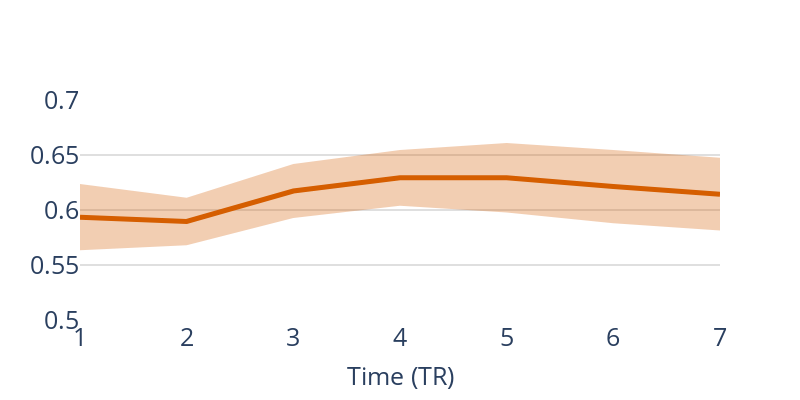

Notebook code cell kept with this figure:
### Code cell
import plotly.io._orca
import retrying
unwrapped = plotly.io._orca.request_image_with_retrying.__wrapped__
wrapped = retrying.retry(wait_random_min=1000)(unwrapped)
plotly.io._orca.request_image_with_retrying = wrapped

perf_type = 'acc'
perf_name = {'acc':'Accuracy', 'prob':'Class Probability'}

models = [('gru', 3, 'GRU')]

ACCs, names = get_ACCs(models, k_class=2, mode='test_mode', perf_type=perf_type)

fig1 = fig2A(ACCs, names, title=f'', x_title='Time (TR)')
fig1.update_layout(yaxis_range=[0.5,0.7], xaxis_range=[1,7], height=400, width=800)
# fig2 = fig2B(ACCs, names, censor_time=60, title=f'{perf_name[perf_type]} Statistics across Time')
fig1.show()
# fig2.show()
fig1.write_image('figures/fig2_emo_r1c1.png')
# fig2.write_image('figures/fig2_r2c1.png')
# fig4.write_image('figures/fig2_r1c2.png')
# fig5.write_image('figures/fig2_r2c2.png')

### Figure 1 — Plotly figure (JSON) as saved in the notebook; plotly's stock layout.template omitted (floating-point values rounded to 4 significant figures)
{"data": [{"legendgroup": "GRU", "line": {"width": 0}, "marker": {"color": "#444"}, "mode": "lines", "name": "GRU", "showlegend": false, "type": "scatter", "x": [1, 2, 3, 4, 5, 6, 7], "xaxis": "x", "y": [0.5634, 0.568, 0.5927, 0.604, 0.5977, 0.588, 0.5813], "yaxis": "y"}, {"fill": "tonexty", "fillcolor": "rgba(213, 94, 0, 0.3)", "legendgroup": "GRU", "line": {"color": "#D55E00", "width": 5}, "mode": "lines", "name": "GRU", "showlegend": false, "type": "scatter", "x": [1, 2, 3, 4, 5, 6, 7], "xaxis": "x", "y": [0.5935, 0.5896, 0.6173, 0.6293, 0.6293, 0.6213, 0.6144], "yaxis": "y"}, {"fill": "tonexty", "fillcolor": "rgba(213, 94, 0, 0.3)", "legendgroup": "GRU", "line": {"width": 0}, "marker": {"color": "#444"}, "mode": "lines", "name": "GRU", "showlegend": false, "type": "scatter", "x": [1, 2, 3, 4, 5, 6, 7], "xaxis": "x", "y": [0.6236, 0.6112, 0.6418, 0.6546, 0.6608, 0.6546, 0.6475], "yaxis": "y"}], "layout": {"font": {"size": 18}, "height": 400, "legend": {"orientation": "h"}, "width": 800, "xaxis": {"anchor": "y", "autorange": false, "domain": [0, 1], "dtick": 1, "range": [1, 7], "showgrid": false, "tickfont": {"size": 25}, "title": {"font": {"size": 25}, "text": "Time (TR)"}, "type": "linear"}, "yaxis": {"anchor": "x", "autorange": false, "domain": [0, 1], "dtick": 0.05, "gridcolor": "#bfbfbf", "gridwidth": 1, "range": [0.5, 0.7], "tickfont": {"size": 25}, "title": {"font": {"size": 30}}, "type": "linear"}}}
